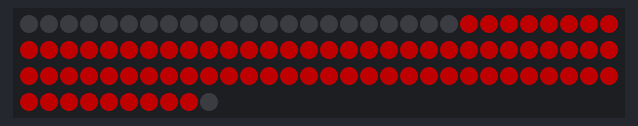
The sketch below on a simulated Arduino Uno, built with avr-gcc and run on an emulated ATmega328P. Parts: 100 RGB LEDs in strip order, left to right, continuing on the next row. Dim RGB values are drawn brighter than linear; the strip is taken to match the declared colour order.

Above: at 0.1 s.
At 6.1 s:
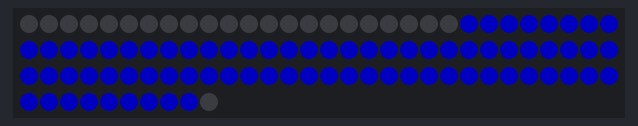
At 9.1 s:
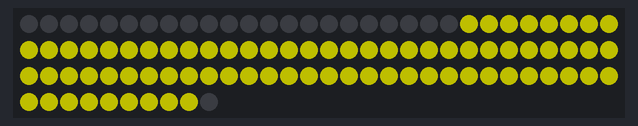
At 23.1 s:
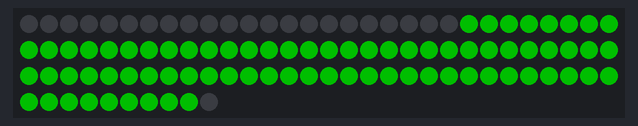
At 35.1 s:
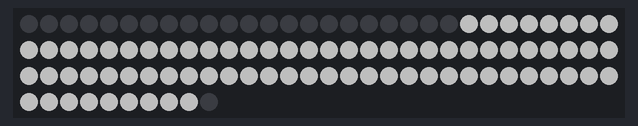

Measured:
- what the display in image 1 shows lasts 3.0 s, from 6.0 s to 9.0 s

The sketch:

colortest.ino
```cpp
#include <Adafruit_NeoPixel.h>

#define PIN        6
#define NUMPIXELS 100
#define OMIT_START 22
#define OMIT_END   1

Adafruit_NeoPixel strip(NUMPIXELS, PIN, NEO_RGB + NEO_KHZ800);

int usableStart = OMIT_START;
int usableEnd   = NUMPIXELS - OMIT_END; // exclusive

void setup() {
  strip.begin();
  strip.setBrightness(80);
  strip.clear();
  strip.show();
}

void loop() {
  showColor(strip.Color(255, 0, 0), 3000);     // Should be RED
  showColor(strip.Color(0, 255, 0), 3000);     // Should be GREEN
  showColor(strip.Color(0, 0, 255), 3000);     // Should be BLUE
  showColor(strip.Color(255, 255, 0), 3000);   // Should be YELLOW
  showColor(strip.Color(255, 80, 0), 3000);    // Should be ORANGE/GOLD
  showColor(strip.Color(255, 255, 255), 3000); // Should be WHITE

  strip.clear();
  strip.show();
  delay(2000);
}

void showColor(uint32_t color, unsigned long holdMs) {
  strip.clear();

  for (int i = usableStart; i < usableEnd; i++) {
    strip.setPixelColor(i, color);
  }

  strip.show();
  delay(holdMs);
}
```
